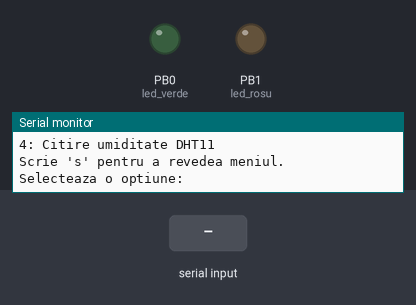
A program run on a simulated ATmega328P, built with avr-gcc and emulated at 16 MHz. On the bench: output pins drawn as LEDs (lit = HIGH), the last lines printed to the serial monitor. The inputs (shaded band) are chosen by the test bench.

Above: at 1.2 s.
1.3 s: "1\n" received over Serial
At 2.0 s:
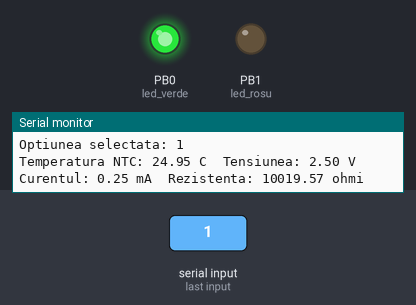
Timing chart, 0 to 4.3 s (numbered marks = the images above; inputs shaded):
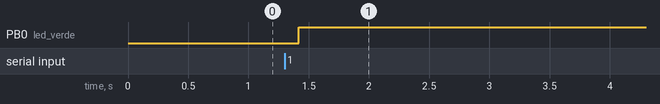

Measured:
- after the input at 1.3 s, PB0 (led_verde): LOW → HIGH after 0.12 s

The program:

main.cpp
```cpp
#define F_CPU 16000000UL
#include <avr/io.h>
#include <util/delay.h>
#include <math.h>
#include <stdio.h>

// Configurare pini
#define pinNTC 0      // Pin pentru senzorul NTC
#define pinMQ135 1    // Pin pentru senzorul MQ135
#define pinMQ7 2      // Pin pentru senzorul MQ7 (CO)
#define pinDHT PD7    // Pin pentru senzorul DHT11 (umiditate)
#define led_verde PB0 // Pin pentru LED verde
#define led_rosu PB1  // Pin pentru LED rosu

// Parametri NTC
#define BCOEFFICIENT 3730.0      // Coeficientul B al termistorului
#define SERIES_RESISTOR 10000.0 // Rezistorul in serie cu NTC
#define TEMPERATURE_NOMINAL 298.15 // Temperatura nominala in Kelvin (25°C)

// Functie pentru initializarea ADC-ului
void ADC_Init() {
	ADMUX = (1 << REFS0); // Seteaza referinta AVcc pentru ADC
	ADCSRA = (1 << ADEN) | (1 << ADPS2) | (1 << ADPS1); // Activeaza ADC-ul si seteaza prescaler-ul la 64
}

// Functie pentru citirea valorii de la un canal ADC
uint16_t ADC_Read(unsigned char channel) {
	ADMUX = (ADMUX & 0xF8) | (channel & 0x07); // Seteaza canalul de citire
	ADCSRA |= (1 << ADSC); // Incepe conversia ADC
	while (!(ADCSRA & (1 << ADIF))); // Asteapta finalizarea conversiei
	uint16_t result = ADC; // Citeste rezultatul ADC
	return result; // Returneaza valoarea citita
}

// Functie pentru initializarea UART-ului
void UART_Init(unsigned int baud) {
	unsigned int ubrr = F_CPU / 16 / baud - 1; // Calculeaza valoarea UBRR
	UBRR0H = (ubrr >> 8); // Seteaza UBRR in H
	UBRR0L = ubrr;        // Seteaza UBRR in L
	UCSR0B = (1 << RXEN0) | (1 << TXEN0); // Activeaza transmiterea si receptia UART
	UCSR0C = (1 << UCSZ01) | (1 << UCSZ00); // Seteaza formatul: 8 biti de date, 1 bit de stop
}

// Functie pentru trimiterea unui caracter prin UART
void UART_Transmit(char data) {
	while (!(UCSR0A & (1 << UDRE0))); // Asteapta sa fie liber buffer-ul UART
	UDR0 = data; // Trimite caracterul
}

// Functie pentru trimiterea unui string prin UART
void UART_Print(const char* str) {
	while (*str) {
		UART_Transmit(*str++); // Trimite fiecare caracter din string
	}
}

// Functie pentru afisarea meniului pe UART
void showMenu() {
	UART_Print("\n~~~ MENIU ~~~\n");
	UART_Print("1: Citire temperatura, tensiune, curent si rezistent NTC\n");
	UART_Print("2: Citire calitate aer MQ135\n");
	UART_Print("3: Citire concentratie CO MQ7\n");
	UART_Print("4: Citire umiditate DHT11\n");
	UART_Print("Scrie 's' pentru a revedea meniul.\n");
	UART_Print("\nSelecteaza o optiune:\n");
}

// Functie pentru aprinderea LED-urilor in functie de conditii
void setLEDs(uint8_t verde, uint8_t rosu) {
	if (verde) PORTB |= (1 << led_verde); else PORTB &= ~(1 << led_verde);
	if (rosu) PORTB |= (1 << led_rosu); else PORTB &= ~(1 << led_rosu);
}

// Functie pentru afisarea unui numar float prin UART cu un numar specificat de zecimale
void UART_PrintFloat(double value, int decimals) {
	if (value < 0) {
		UART_Transmit('-'); // Afiseaza minus daca e numar negativ
		value = -value;
	}

	// Partea intreaga
	int integerPart = (int)value;

	// Partea fractionara, rotunjire
	double fractionalPart = (value - integerPart) * pow(10, decimals);
	int fractionalInt = (int)(fractionalPart + 0.5); // Rotunjire corecta

	// Afiseaza partea intreaga
	char buffer[16];
	sprintf(buffer, "%d", integerPart);
	UART_Print(buffer);

	UART_Transmit('.'); // Adauga punctul zecimal

	// Afiseaza partea fractionara
	for (int i = decimals - 1; i > 0 && fractionalInt < pow(10, i); i--) {
		UART_Transmit('0'); // Adauga zerouri daca e nevoie
	}
	sprintf(buffer, "%d", fractionalInt);
	UART_Print(buffer);
}

// Functie care preia comanda si executa optiunea
void handleOption(char cmd) {
	switch (cmd) {
		case '1': { // Citire temperatura NTC
			//  _delay_ms(500); // Asteapta 0.5 secunde pentru citire stabila
			double voltage_ntc = 5.0 * ADC_Read(pinNTC) / 1023 ; // Calcul tensionii de la NTC
			double current = ((5.0 - voltage_ntc) / SERIES_RESISTOR) * 1000.0; // Calcul curent
			double res_ntc = voltage_ntc / (current / 1000.0); // Calcul rezistenta NTC
			double temperature =( 1 / ((log(res_ntc / SERIES_RESISTOR)) / BCOEFFICIENT + (1 / TEMPERATURE_NOMINAL))) - 273.15; // Calcul temperatura in Celsius
			UART_Print("Temperatura NTC: ");
			UART_PrintFloat(temperature, 2); // Afiseaza temperatura cu 2 zecimale
			UART_Print(" C  ");
			UART_Print("Tensiunea: ");
			UART_PrintFloat(voltage_ntc, 2); // Afiseaza tensiunea
			UART_Print(" V  ");
			UART_Print("Curentul: ");
			UART_PrintFloat(current, 2); // Afiseaza curentul
			UART_Print(" mA  ");
			UART_Print("Rezistenta: ");
			UART_PrintFloat(res_ntc, 2); // Afiseaza rezistenta
			UART_Print(" ohmi\n");

			// Control LED in functie de temperatura
			setLEDs(temperature < 30.0, temperature >= 30.0);
			break;
		}

		case '2': { // Citire calitatea aerului cu MQ135
			// _delay_ms(500); // Asteapta 0.5 secunde pentru citire stabila
			double mq135Value = ADC_Read(pinMQ135); // Citeste valoarea de la MQ135
			double airQuality = mq135Value / 10000; // Calcul procent calitate aer
			UART_Print("Calitatea aerului (MQ135): ");
			UART_PrintFloat(airQuality, 3);
			UART_Print("%  ");
			UART_PrintFloat(mq135Value, 0); // Afiseaza valoarea in ppm
			UART_Print(" ppm\n");

			// Control LED in functie de calitatea aerului
			setLEDs(airQuality < 0.04, airQuality >= 0.04);
			break;
		}
		case '3': { // Citire concentratie CO cu MQ7
			// _delay_ms(500); // Asteapta 0.5 secunde pentru citire stabila
			double mq7Value = ADC_Read(pinMQ7); // Citeste valoarea de la MQ7
			double coConcentration = mq7Value / 10000 ; // Calcul concentratie CO
			UART_Print("Monoxid de carbon (MQ7): ");
			UART_PrintFloat(coConcentration, 3); // Afiseaza concentratia de CO
			UART_Print("%  ");
			UART_PrintFloat(mq7Value, 0); // Afiseaza valoarea in ppm
			UART_Print(" ppm\n");

			// Control LED in functie de concentratia de CO
			setLEDs(coConcentration < 0.02, coConcentration >= 0.02);
			break;
		}
		case '4': { // Citire umiditate cu DHT11
			// _delay_ms(500); // Asteapta 0.5 secunde pentru citire stabila
			double dhtValue = ADC_Read(pinDHT); // Citeste valoarea de la DHT11
			double humidity = dhtValue / 10.0; // Calcul umiditate
			UART_Print("Umiditatea din aer (DHT): ");
			UART_PrintFloat(humidity, 2); // Afiseaza umiditatea
			UART_Print("%\n");

			// Control LED in functie de umiditate
			setLEDs(humidity < 80.0, humidity >= 80.0);
			break;
		}
		default:
		break;
	}
}

char input;
uint8_t running;

void handleInput() {
	if (UCSR0A & (1 << RXC0)) {
		input = UDR0; // Citeste caracterul din UART

		if(input != '\n') { // Pentru a nu citi caracterul ENTER
			if (input == 's') {
				showMenu(); // Reafisam meniul
				running = 0;  // Resetam starea de rulare
				} else if (!running && input >= '1' && input <= '4') {
				// Comanda valida, incepem sa rulam optiunea
				running = 1;
				UART_Print("Optiunea selectata: ");
				UART_Transmit(input); // Afiseaza optiunea aleasa
				UART_Print("\n");
				} else {
				UART_Print("Comanda invalida\n"); // Mesaj de eroare
			}
		}
	}
}

int main(void) {
	// Initializari
	ADC_Init();  // Initializeaza ADC
	UART_Init(9600);  // Initializeaza UART cu baud rate 9600
	DDRB |= (1 << led_verde) | (1 << led_rosu); // Seteaza pin-urile pentru LED-uri ca iesiri

	showMenu();  // Afisam meniul la inceput

	while (1) {
		handleInput();

		// Executa comanda daca `running` este activ
		if (running) {
			handleOption(input); // Executa optiunea aleasa

			_delay_ms(500); // Asteapta 0.5 secunde pentru actualizare

			//Verifica daca s-a primit o comanda noua
			input = UDR0;
			if (input == 's') {
				running = 0; // Iesi din bucla de rulare
				showMenu(); // Reafiseaza meniul
			}
		}
	}
}
```
